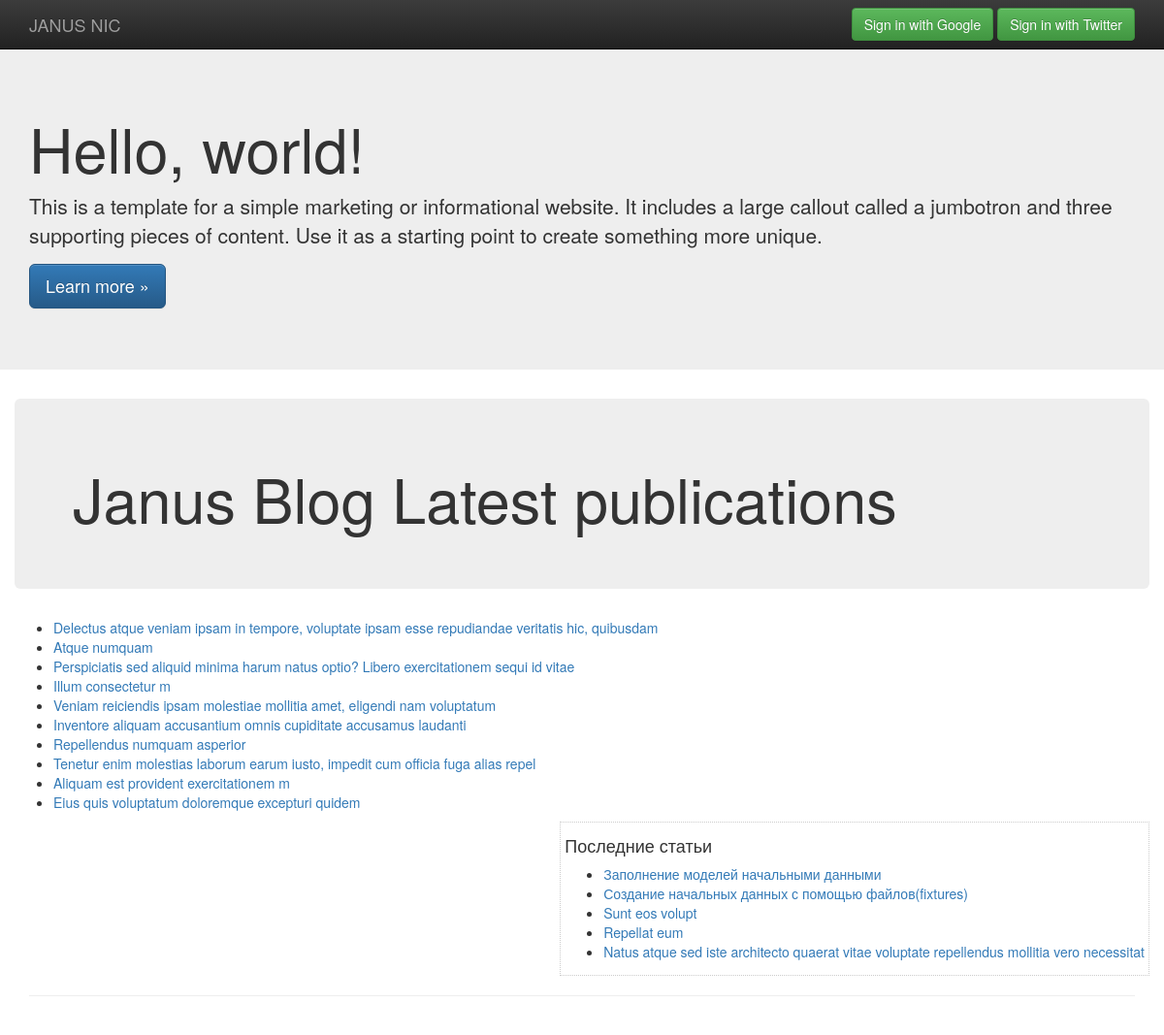
Screenshot of /blog/ with the database file from the repository.
### blog/models.py (models this page shows, shortened)
class Article(models.Model):
    DRAFT = 'D'
    PUBLISHED = 'P'
    EXPIRED ='E'
    ARTICLE_STATUS = (
        (DRAFT, 'Not Reviewed'),
        (PUBLISHED, 'Published'),
        (EXPIRED, 'Expired'),
    )
    def was_published_recently(self):
        return self.publish_date >= timezone.now() - datetime.timedelta(days=1)
    was_published_recently.admin_order_field = 'publish_date'
    was_published_recently.boolean = True
    was_published_recently.short_description = 'Published recently?'
    title = models.CharField(max_length=100, unique=True)
    slug = models.SlugField(max_length=100, unique=True, verbose_name='slug')
    status = models.CharField(max_length=1, choices=ARTICLE_STATUS, default=DRAFT)
    enable_comment = models.BooleanField(default=True)
    content = models.TextField()
    category = models.ForeignKey(Category, verbose_name="the related category")
    tags = models.ManyToManyField(Tag, verbose_name="the related tags", blank=True)
    publish_date = models.DateTimeField(auto_now=False, help_text="Please use the following format: <em>YYYY-MM-DD</em>.")
    created_date = models.DateTimeField(auto_now_add=False)
    views_count = models.IntegerField(default=0)
    comment_count = models.IntegerField(default=0)

### blog/views.py (the view)
def index(request):
    latest_blog_list = Article.objects.order_by('-publish_date')[:10]
    context = {'latest_blog_list': latest_blog_list}
    return render(request, 'blog/index.html', context)

### blog/templatetags/listlastnews.py (called while the page is built)
@register.inclusion_tag('blog/lastnews.html') # регистрируем тег и подключаем шаблон lastnews
def lastnews():
    return {
		'last5news': Article.objects.filter(status='P')[:5],
	}

### templates/blog/index.html (shortened to what this page needs)
{% extends "base.html" %}
{% load staticfiles %}
{% load listlastnews %}
{% block sidebar %}
    <div id="sidebar">
     {% lastnews %}
    </div>
{% endblock %}
{% block content %}
    <div class="jumbotron">
        <h1>Janus Blog Latest publications</h1>
    </div>
            {% if latest_blog_list %}
                <ul>
                {% for item in latest_blog_list %}
                    <li><a href="{% url 'blog:detail' item.id %}">{{ item.title }}</a></li>
                {% endfor %}
                </ul>
            {% else %}
                <p>No items are available.</p>
            {% endif %}
{% endblock %}

### templates/base.html (shortened to what this page needs)
{% load staticfiles %}
<!doctype html>
 <html class="no-js" lang="">
    <head>
        <link rel="stylesheet" href="{% static "css/normalize.min.css" %}">
        <link rel="stylesheet" href="{% static "css/bootstrap.min.css" %}">
        <link rel="stylesheet" href="{% static "css/bootstrap-theme.min.css" %}">
        <link rel="stylesheet" href="{% static "css/main.css" %}">
    </head>
    <body>
        {% block navbar %}
            <nav class="navbar navbar-inverse navbar-fixed-top" role="navigation">
              <div class="container">
                <div class="navbar-header">
                  <a class="navbar-brand" href="#">JANUS NIC</a>
                </div>
                <div id="navbar" class="navbar-collapse collapse">
                  <div class="navbar-form navbar-right" role="form">
                  {% if user.is_authenticated %}
                    <a id="logout" href="/accounts/logout" class="btn btn-success">Logout</a>
                  {% else %}
                    <a id="google_login" href="/accounts/google/login" class="btn btn-success">
                        Sign in with Google
                    </a>
                    <a id="twitter_login" href="/accounts/twitter/login" class="btn btn-success">Sign in with Twitter
                    </a>
                     {% endif %}
                  </div>
                </div>
              </div>
            </nav>
        {% endblock %}
            <div class="jumbotron">
              <div class="container">
                <h1>Hello, world!</h1>
                <p>This is a template for a simple marketing or informational website. It includes a large callout called a jumbotron and three supporting pieces of content. Use it as a starting point to create something more unique.</p>
                <p><a class="btn btn-primary btn-lg" href="#" role="button">Learn more &raquo;</a></p>
              </div>
            </div>
        {% block page %}
            <div class="container">
              <div class="row">
                {% block content %}
                {% endblock %}
                {% block sidebar %}{% endblock %}
            </div>
            <hr>
        {% endblock %}
        </div>
    </body>
</html>

### templates/blog/lastnews.html
<div id = "news">
<h4>Последние статьи</h4>
<ul class="links">
	{% for item in last5news %}
       <li><a href="{% url 'blog:detail' item.id %}">{{ item.title }}</a></li>
    {% endfor %}
</ul>
</div>

### templates/base.html (style rules this page uses)
body { padding-top: 50px; padding-bottom: 20px; }

### templates/blog/index.html (style rules this page uses)
#sidebar { float: right; border: 1px dotted #ccc; padding: 4px; }

### rows the page displays
Article: title "Delectus atque veniam ipsam in tempore, voluptate ipsam esse repudiandae veritatis hic, quibusdam"
Article: title "Atque numquam"
Article: title "Perspiciatis sed aliquid minima harum natus optio? Libero exercitationem sequi id vitae"
Article: title "Illum consectetur m"
Article: title "Veniam reiciendis ipsam molestiae mollitia amet, eligendi nam voluptatum"
Article: title "Inventore aliquam accusantium omnis cupiditate accusamus laudanti"
Article: title "Repellendus numquam asperior"
Article: title "Tenetur enim molestias laborum earum iusto, impedit cum officia fuga alias repel"
Article: title "Aliquam est provident exercitationem m"
Article: title "Eius quis voluptatum doloremque excepturi quidem"
Article: title "Заполнение моделей начальными данными"
Article: title "Создание начальных данных с помощью файлов(fixtures)"
Article: title "Sunt eos volupt"
Article: title "Repellat eum"
Article: title "Natus atque sed iste architecto quaerat vitae voluptate repellendus mollitia vero necessitat"
